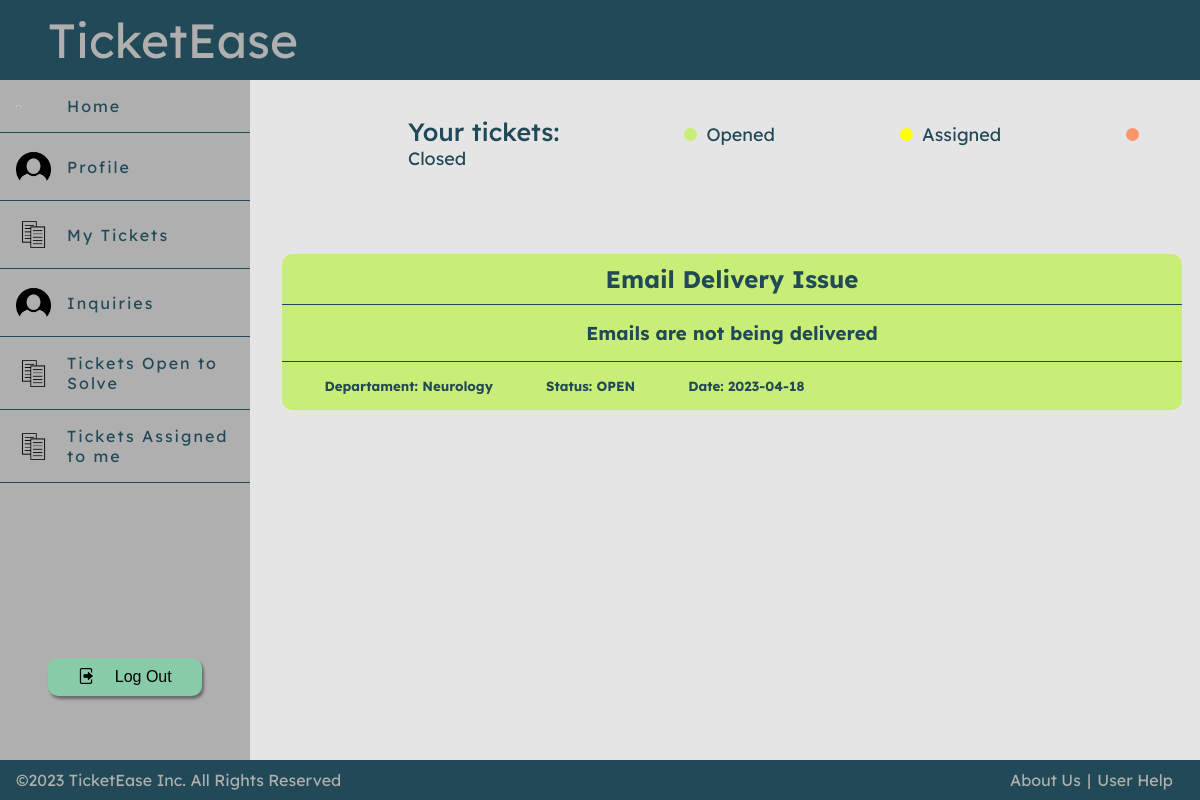
/pages/mytickets.php (signed in), run on an earlier commit of the app's database.
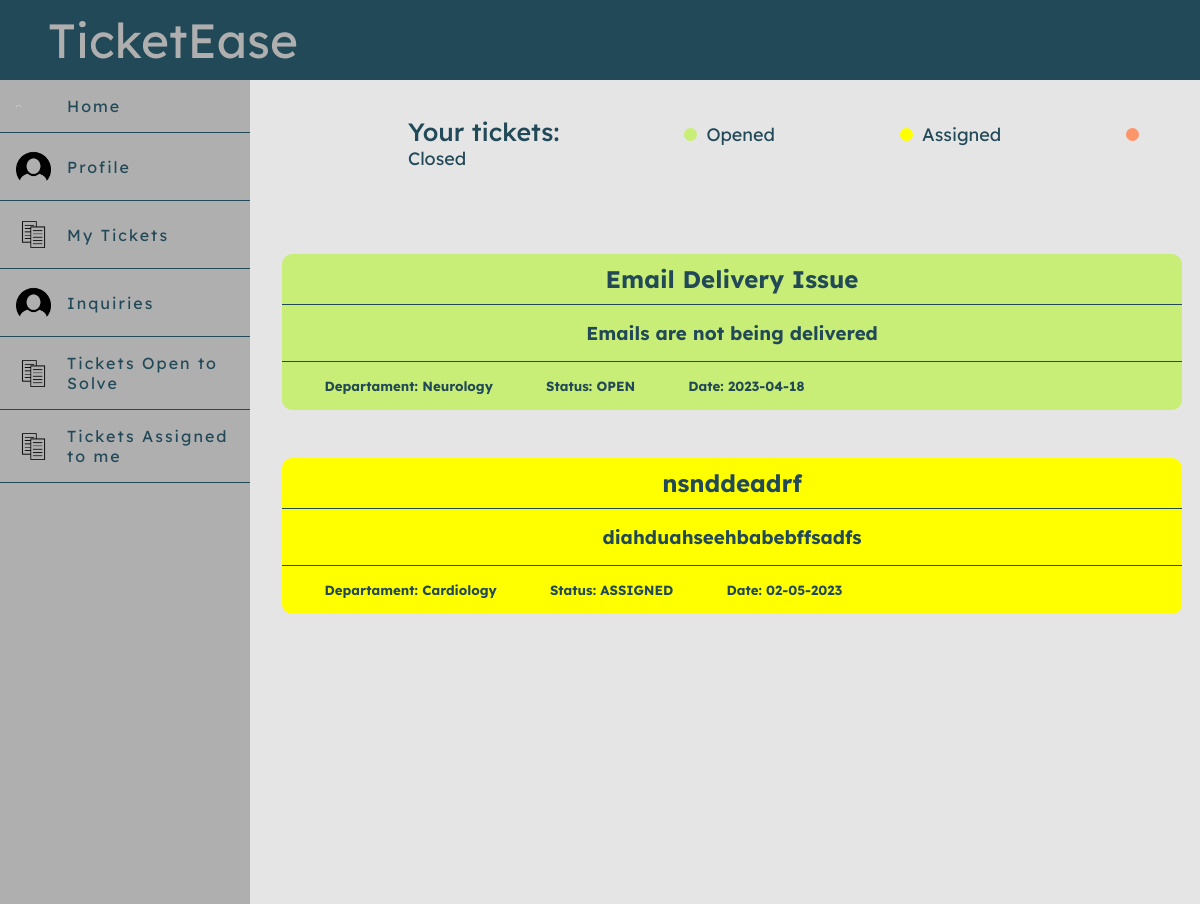
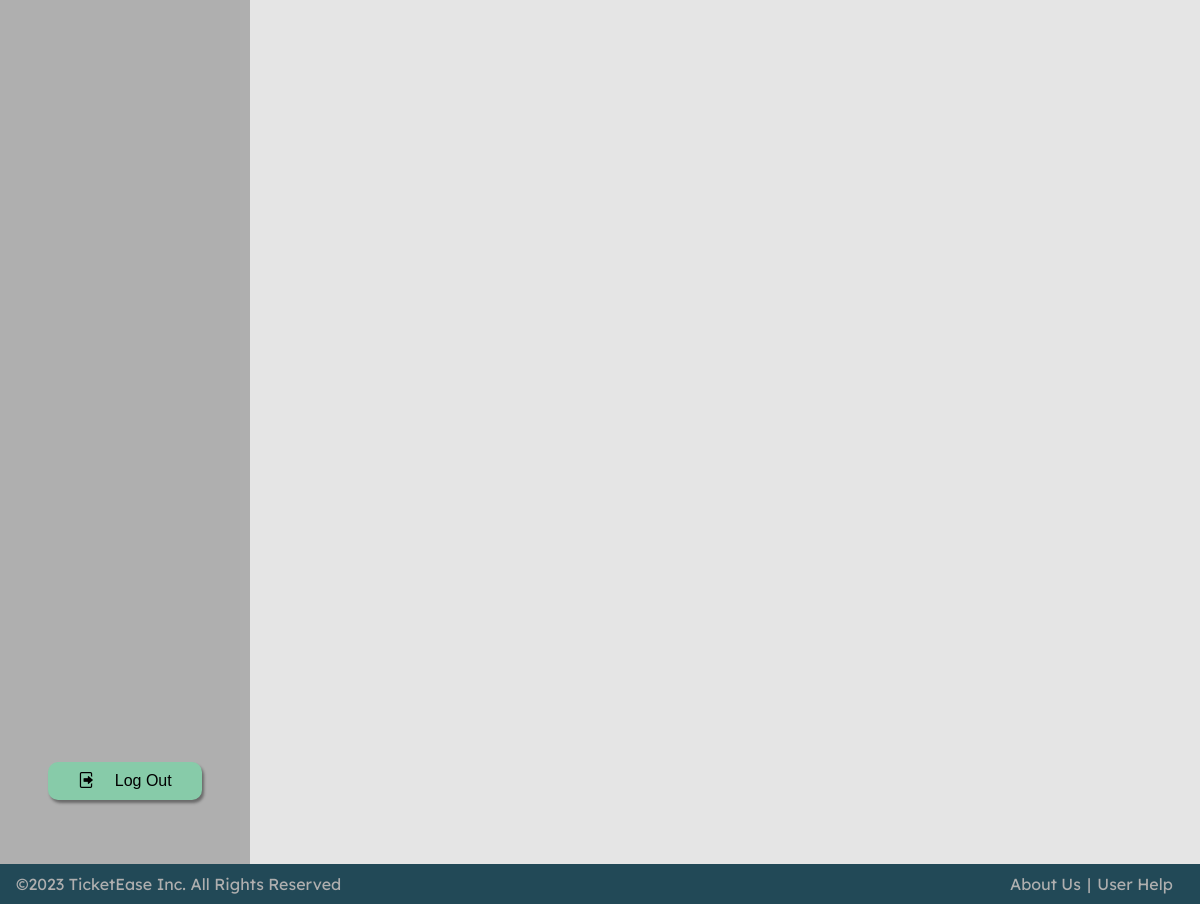
And on a later commit of the database (2 pictures, top to bottom).
### tables this page shows
CREATE TABLE Ticket(
                       idTicket INTEGER PRIMARY KEY AUTOINCREMENT,
                       title TEXT NOT NULL,
                       description TEXT NOT NULL,
                       priority INTEGER NOT NULL,
                       create_date DATE,
                       cria INTEGER REFERENCES User,
                       resolve INTEGER REFERENCES User,
                       idDepartment INTEGER REFERENCES Department,
                       CONSTRAINT CHECK_Ticket_createdate CHECK (create_date >= 2023-01-01)
);

CREATE TABLE Department(
                           idDepartment INTEGER PRIMARY KEY AUTOINCREMENT,
                           name TEXT NOT NULL,
                           description Text,
                           CONSTRAINT UNIQUE_Department_name UNIQUE (name)
);

CREATE TABLE Ticket_Status(
                              id_random INTEGER PRIMARY KEY AUTOINCREMENT,
                              idTicket INTEGER REFERENCES Ticket,
                              idStatus INTEGER REFERENCES Status,
                              date DATE

);

CREATE TABLE Status(
                       idStatus INTEGER PRIMARY KEY AUTOINCREMENT,
                       stage TEXT NOT NULL,
                       CONSTRAINT CHECK_Status_status CHECK (stage = 'OPEN' OR stage = 'ASSIGNED' OR stage = 'CLOSED')
);

### pages/mytickets.php (called while the page is built, shortened)
<?php
require_once(dirname(__DIR__).'/templates/common.tpt.php');
require_once(dirname(__DIR__).'/database/connection.php');
require_once(dirname(__DIR__).'/classes/ticket.class.php');
require_once(dirname(__DIR__).'/utils/session.php');
require_once(dirname(__DIR__).'/templates/mytickets.tpl.php');
$session = new Session();
$db = getDatabaseConnection();
$tickets = Ticket::getTickets($db, $session->getId());
drawMyTicketPage($tickets, $db);
?>

### classes/ticket.class.php (called while the page is built, shortened)
<?php
  class Ticket {
    private ?int $idTicket;
    private string $title;
    private string $description;
    private string $createDate;
    private int $idDepartment;
    public function __construct(?int $idTicket, string $title, string $description, int $priority, string $createDate, int $cria, ?int $resolve, int $idDepartment) {
        $this->idTicket = $idTicket;
        $this->title = $title;
        $this->description = $description;
        $this->createDate = $createDate;
        $this->idDepartment = $idDepartment;
    }
    public function getTitle(): string {
        return $this->title;
    }
    public function getDescription(): string {
        return $this->description;
    }
    public function getCreateDate(): string {
        return $this->createDate;
    }
    public static function getTickets(PDO $db, int $cria): array {
        $stmt = $db->prepare('SELECT * FROM Ticket WHERE cria = ?');
        $stmt->execute(array($cria));
        $tickets = array();
        while ($ticket = $stmt->fetch()) {
            $tickets[] = new Ticket(
                intval($ticket['idTicket']),
                $ticket['title'],
                $ticket['description'],
                intval($ticket['priority']),
                $ticket['create_date'],
                intval($ticket['cria']),
                intval($ticket['resolve']),
                intval($ticket['idDepartment'])
            );
        }
        return $tickets;
    }
    public function getTicketDepartmentName(PDO $db): string {
        $stmt = $db->prepare('SELECT name FROM Department WHERE idDepartment = ?');
        $stmt->execute(array($this->idDepartment));
        $department = $stmt->fetch();
        return $department['name'];
    }
    public function getLastTicketStatus(PDO $db): string {
        $stmt = $db->prepare('SELECT idStatus FROM Ticket_Status WHERE idTicket = ? ORDER BY ROWID DESC LIMIT 1');
        $stmt->execute(array($this->idTicket));
        $status = $stmt->fetch();
        if ($status) {
            $stmt = $db->prepare('SELECT stage FROM Status WHERE idStatus = ?');
            $stmt->execute(array($status['idStatus']));
            $statusName = $stmt->fetch();
            return $statusName['stage'];
        } else {
            return '';
        }
    }
}
?>

### utils/session.php (called while the page is built, shortened)
<?php
  class Session {
    public function getId() : ?int {
      return isset($_SESSION['id']) ? $_SESSION['id'] : null;
    }
  }
?>

### templates/mytickets.tpl.php (the view, shortened to what this page needs)
<?php function drawMyTicketPage(array $tickets, PDO $db) { ?>
    <section class ="ticketsPage">
        <div class="yourTickets">
            <p id="TicketStatus" class="TicketStatusTitle">Your tickets:</p>
            <p id="TicketStatus" class= "circuloRed">Opened</p>
            <p id="TicketStatus" class= "circuloYellow">Assigned</p>
            <p id="TicketStatus" class= "circuloGreen">Closed</p>
        </div>
        <section class="TicketOverflow">
            <?php foreach($tickets as $ticket) {
                drawSingleTicket($db,$ticket,1);
            }?>
        </section>
    </section>
<?php }
function drawSingleTicket($db,Ticket $ticket, int $entity){ ?>
    <?php
        $status = $ticket->getLastTicketStatus($db);
        $backgroundColor="";
        if($entity<=2) {
            switch ($status) {
                case "OPEN" :
                    $backgroundColor = "red";
                    break;
                case "ASSIGNED" :
                    $backgroundColor = "orange";
                    break;
            }
        }
    ?>
    <div class="retangulo <?php echo $backgroundColor ?>">
        <h2 class="ticketText"><?=$ticket->getTitle()?></h2>
        <section>
            <h3 class="ticketDescription"><?=$ticket->getDescription()?></h3>
        </section>
        <section>
            <article>
                <h5>Departament: <?=$ticket->getTicketDepartmentName($db)?></h5>
                <h5>Status: <?=$status?></h5>
                <h5>Date: <?=$ticket->getCreateDate()?></h5>
            </article>
        </section>
    </div>
<?php }

What changed in the data, as far as the page shows it:
added ticket: title "nsnddeadrf", description "diahduahseehbabebffsadfs", idDepartment.name "Cardiology", idTicket.stage "ASSIGNED", create_date "02-05-2023"
